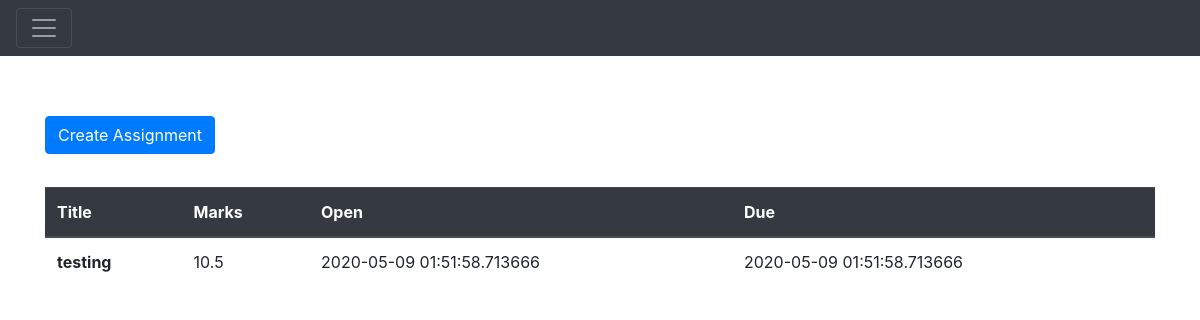
The app's page /assignments/1, older data.
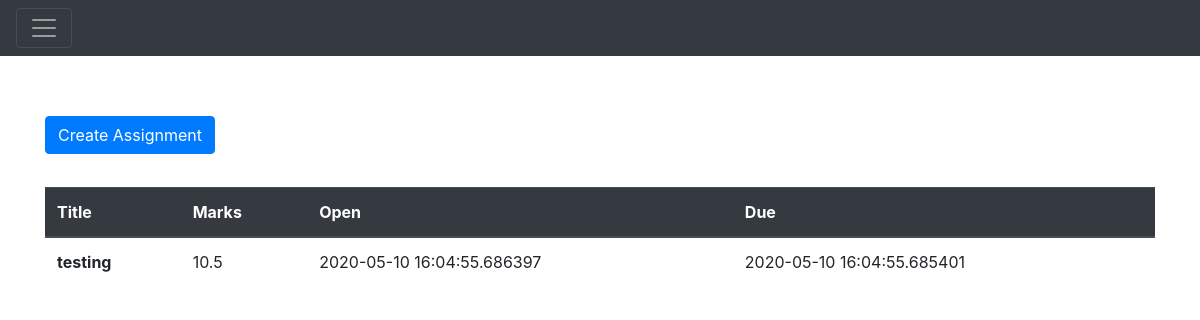
The same page, newer data.
### Application/models.py (models this page shows)
class Assignment(db.Model):
    __tablename__ = "assignments"
    assignmentId = db.Column(
        db.Integer,
        primary_key=True,
        autoincrement=True
    )
    assignmentName = db.Column(
        db.String(120),
        nullable=False
    )
    assignmentDesc = db.Column(
        db.String(255),
        nullable=False
    )
    assignmentDeadline = db.Column(
        db.DateTime
    )
    courseId = db.Column(db.Integer, db.ForeignKey('courses.courseId'))
    course = relationship("Course", backref="assignments")
    totalMarks = db.Column(db.Float, nullable=False)
    uploadDateTime = db.Column(db.DateTime, nullable=False)

### Application/assignments.py (the view)
@app.route('/assignments/<id>', methods=['GET'])
def getAssignmentsByCourse(id):
    assignments = models.Assignment.query.filter_by(courseId=id).all()
    filteredAssignments = []
    for ass in assignments:
        if ass.course.courseId == int(id):
            filteredAssignments.append(ass)
    return render_template('assignments.html', assignments=filteredAssignments, id=id)

### Application/templates/assignments.html (shortened to what this page needs)
{% extends 'main.html' %}
{% block head %}
{{ super() }}
{% endblock %}
{% block body %}
{{ super() }}
<div class="container" style="margin-top: 5%">
    <a class="btn btn-primary" href={{ url_for('createAssignment',course_id=id) }}>Create Assignment</a>
    <table class="table" style="margin-top: 3%">
        <thead class="thead-dark">
        <tr>
            <th scope="col">Title</th>
            <th scope="col">Marks</th>
            <th scope="col">Open</th>
            <th scope="col">Due</th>
        </tr>
        </thead>
        <tbody>
        {% for assignment in assignments %}
        <tr>
            <th scope="row">{{assignment.assignmentName}}</th>
            <td>{{assignment.totalMarks}}</td>
            <td>{{assignment.uploadDateTime}}</td>
            <td>{{assignment.assignmentDeadline}}</td>
        </tr>
        {% endfor %}
        </tbody>
    </table>
</div>
{% endblock %}

Row changes from the older to the newer data that the page shows:
changed Assignment "testing": uploadDateTime "2020-05-09 01:51:58.713666" → "2020-05-10 16:04:55.686397"; assignmentDeadline "2020-05-09 01:51:58.713666" → "2020-05-10 16:04:55.685401"
